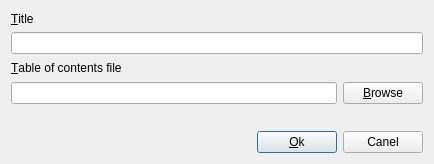
<ui version="4.0" stdsetdef="1" >
  <author></author>
  <comment></comment>
  <exportmacro></exportmacro>
  <class>toHelpAddFileUI</class>
  <widget class="QDialog" name="toHelpAddFileUI" >
    <property name="geometry" >
      <rect>
        <x>0</x>
        <y>0</y>
        <width>434</width>
        <height>164</height>
      </rect>
    </property>
    <property name="windowTitle" >
      <string>Add help directory</string>
    </property>
    <layout class="QGridLayout" >
      <property name="margin" >
        <number>11</number>
      </property>
      <property name="spacing" >
        <number>6</number>
      </property>
      <item rowspan="1" row="3" column="0" colspan="2" >
        <widget class="QLineEdit" name="Filename" />
      </item>
      <item row="3" column="2" >
        <widget class="QPushButton" name="Browse" >
          <property name="text" >
            <string>&amp;Browse</string>
          </property>
        </widget>
      </item>
      <item rowspan="1" row="1" column="0" colspan="3" >
        <widget class="QLineEdit" name="Root" />
      </item>
      <item rowspan="1" row="4" column="0" colspan="3" >
        <widget class="Line" name="Line1" />
      </item>
      <item row="5" column="0" >
        <spacer name="Spacer1" >
          <property name="sizeHint" >
            <size>
              <width>20</width>
              <height>20</height>
            </size>
          </property>
          <property name="sizeType" >
            <enum>QSizePolicy::Expanding</enum>
          </property>
          <property name="orientation" >
            <enum>Qt::Horizontal</enum>
          </property>
        </spacer>
      </item>
      <item row="5" column="2" >
        <widget class="QPushButton" name="PushButton2_2" >
          <property name="text" >
            <string>Canel</string>
          </property>
        </widget>
      </item>
      <item row="5" column="1" >
        <widget class="QPushButton" name="OkButton" >
          <property name="text" >
            <string>&amp;Ok</string>
          </property>
          <property name="default" >
            <bool>true</bool>
          </property>
        </widget>
      </item>
      <item rowspan="1" row="2" column="0" colspan="3" >
        <widget class="QLabel" name="TextLabel1_2" >
          <property name="text" >
            <string>&amp;Table of contents file</string>
          </property>
          <property name="buddy" >
            <cstring>Root</cstring>
          </property>
          <property name="wordWrap" >
            <bool>false</bool>
          </property>
        </widget>
      </item>
      <item rowspan="1" row="0" column="0" colspan="3" >
        <widget class="QLabel" name="TextLabel1" >
          <property name="text" >
            <string>&amp;Title</string>
          </property>
          <property name="buddy" >
            <cstring>Root</cstring>
          </property>
          <property name="wordWrap" >
            <bool>false</bool>
          </property>
        </widget>
      </item>
    </layout>
  </widget>
  <pixmapfunction>qPixmapFromMimeSource</pixmapfunction>
  <tabstops>
    <tabstop>Root</tabstop>
    <tabstop>Filename</tabstop>
    <tabstop>Browse</tabstop>
    <tabstop>OkButton</tabstop>
    <tabstop>PushButton2_2</tabstop>
  </tabstops>
  <connections>
    <connection>
      <sender>OkButton</sender>
      <signal>clicked()</signal>
      <receiver>toHelpAddFileUI</receiver>
      <slot>accept()</slot>
    </connection>
    <connection>
      <sender>PushButton2_2</sender>
      <signal>clicked()</signal>
      <receiver>toHelpAddFileUI</receiver>
      <slot>reject()</slot>
    </connection>
    <connection>
      <sender>Browse</sender>
      <signal>clicked()</signal>
      <receiver>toHelpAddFileUI</receiver>
      <slot>browse()</slot>
    </connection>
    <connection>
      <sender>Root</sender>
      <signal>textChanged(QString)</signal>
      <receiver>toHelpAddFileUI</receiver>
      <slot>valid()</slot>
    </connection>
    <connection>
      <sender>Filename</sender>
      <signal>textChanged(QString)</signal>
      <receiver>toHelpAddFileUI</receiver>
      <slot>valid()</slot>
    </connection>
  </connections>
</ui>
